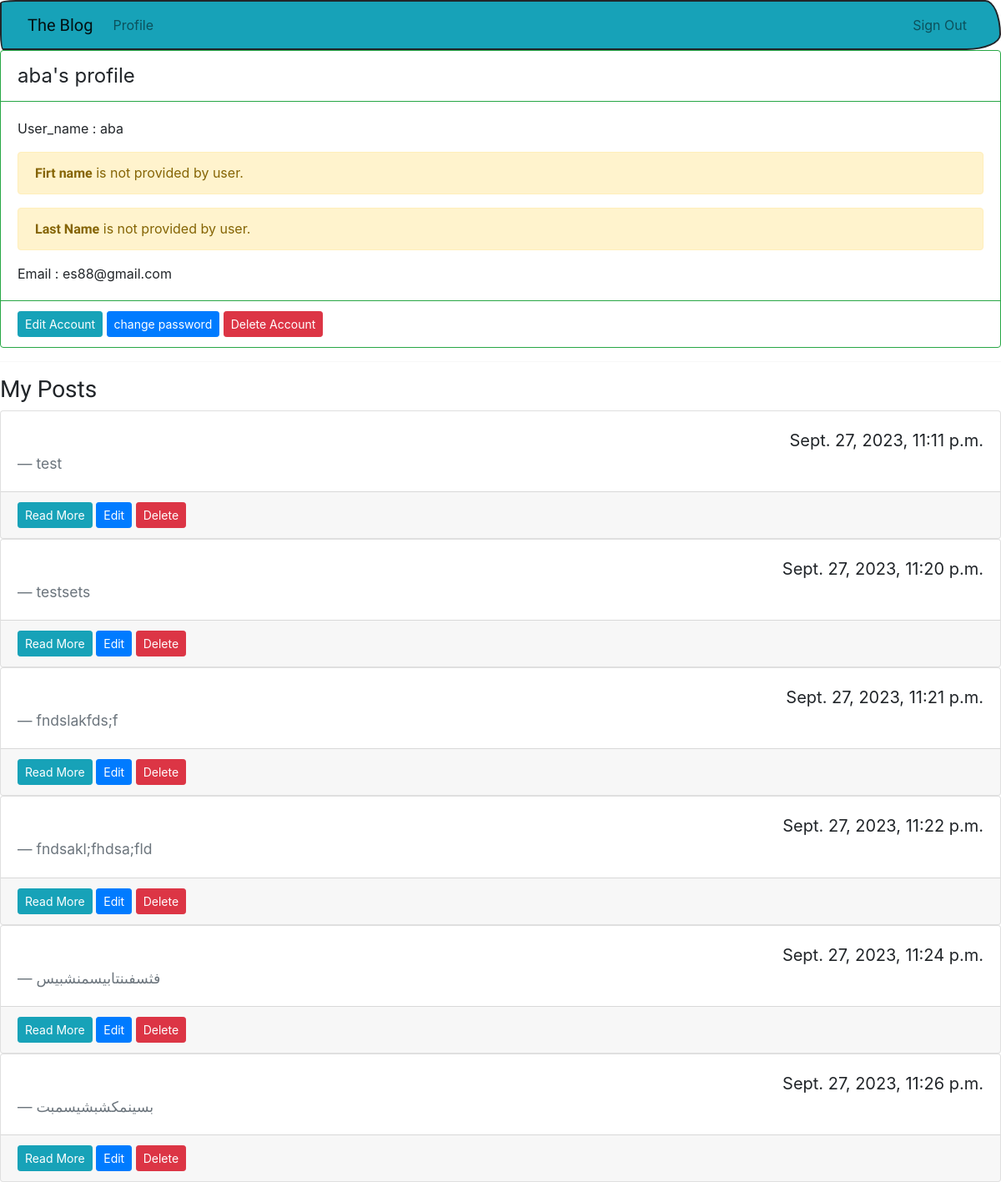
Before: /profile/test100/ (signed in) with the older database file.
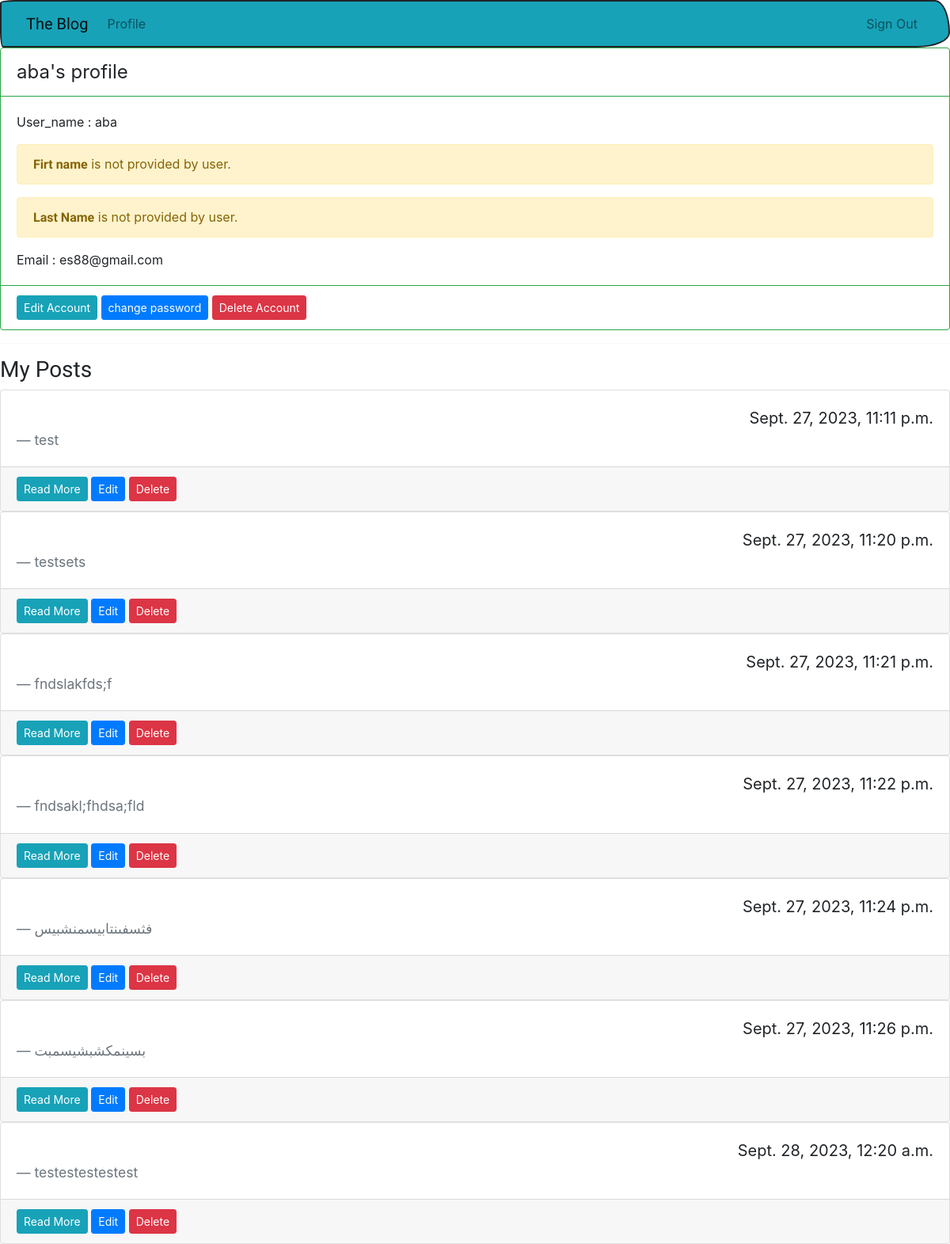
After: the same page with the newer database file.
### blog/models.py (models this page shows, shortened)
class Post (models.Model):
    title = models.CharField(max_length=255)
    statue = models.CharField(max_length=2)
    content = HTMLField()
    owner = models.ForeignKey(
        User,
        on_delete=models.CASCADE,
        related_name='posts_owner'
    )
    publish_date = models.DateTimeField(auto_now_add=True)

### blog/views.py (the view)
# urls.py: path('profile/<str:user>/' , views.profileView.as_view() , name = 'profile') ,
class profileView (View) :
    def get (self , request , user) :
        posts = Post.objects.all().filter(owner_id = request.user.id)
        return render(request , 'users/profile.html' , {'user' : request.user , 'posts' : posts })

### blog/templates/users/profile.html (shortened to what this page needs)
{% extends "blog/base.html" %}
{% block content  %}
<div class="card border-success mb-3">
    <div class="card-header bg-transparent border-success fs-4" >{{user.username}}'s profile</div>
    <div class="card-body ">
        {% if user.username%}
            <p class="card-text">User_name : {{user.username}} </p>
        {% else%}
            <div class="alert alert-warning" role="alert">
                <b>username</b> is not provided by user.
            </div>
        {% endif %}
        {% if user.first_name%}
            <p class="card-text">First Name : {{user.first_name}} </p>
        {% else%}
            <div class="alert alert-warning" role="alert">
                <b>Firt name</b> is not provided by user.
            </div>
        {% endif %}
        {% if user.last_name%}
            <p class="card-text">Last Name : {{user.last_name}} </p>
        {% else%}
            <div class="alert alert-warning" role="alert">
                <b>Last Name</b> is not provided by user.
            </div>
        {% endif %}
        {% if user.email%}
            <p class="card-text">Email : {{user.email}} </p>
        {% else%}
            <div class="alert alert-warning" role="alert">
                <b>Email</b> is not provided by user.
            </div>
        {% endif %}
    </div>
    <div class="card-footer bg-transparent border-success">
        <a class="btn btn-sm btn-info" href="#">Edit Account</a>
        <a class="btn btn-sm btn-primary" href="{% url 'changepassword' %}">change password</a>
        <a class="btn btn-sm btn-danger" href="{% url 'deleteAccount' user=user.username %}">Delete Account</a>
    </div>
  </div>
  <hr>
  <h3>My Posts</h3>
    {% for post_data in posts %}
        <div class="card">
            <div class="card-body">
            <blockquote class="blockquote mb-0">
                <div class="row">
                    <div class="col-md-6">
                    </div>
                    <div class="col-md-6">
                        <p class="text-end">{{post_data.publish_date}}</p>
                    </div>
                </div>
                <footer class="blockquote-footer">{{post_data.content | truncatechars_html:20}}</footer>
            </blockquote>
            </div>
            <div class="card-footer">
                <a class="btn btn-sm btn-info" href="#">Read More</a>
                <a class="btn btn-sm btn-primary" href="#">Edit</a>
                <a class="btn btn-sm btn-danger" href="#">Delete</a>
            </div>
        </div>
    {% endfor %}
{% endblock content %}

### blog/templates/blog/base.html (shortened to what this page needs)
<!DOCTYPE html>
<html lang="en">
    <head>
        <link rel="stylesheet" href="https://bootswatch.com/5/sketchy/bootstrap.min.css">
        <link rel="stylesheet" href="https://cdn.jsdelivr.net/npm/bootstrap@4.6.2/dist/css/bootstrap.min.css">
    </head>
    <body>
        {% include "blog/nav.html" %}
        {% block content  %}
        {% endblock content  %}
    </body>
</html>

### blog/templates/blog/nav.html (shortened to what this page needs)
<nav class="navbar navbar-expand-lg navbar-light bg-info" data-bs-theme="dark">
    <div class="container-fluid">
        <a class="navbar-brand" href="{% url 'index' %}">The Blog</a>
        <div class="collapse navbar-collapse" id="navbarNav">
        <ul class="navbar-nav me-auto">
            <li class="nav-item">
                {% if user.is_authenticated %}
                <a class="nav-link" aria-current="page" href="{% url 'profile' user=user.username %}">Profile</a>
                {% endif %}
            </li>
        </ul>
        <ul class="navbar-nav">
            {% if request.user.is_authenticated %}
                <li class="nav-item">
                    <a class="nav-link" href="{% url 'logout' %}">Sign Out</a>
                </li>
            {% endif %}
        </ul>
        </div>
    </div>
  </nav>

Changed rows visible on the page:
added Post: publish_date "Sept. 28, 2023, 12:20 a.m.", content "testestestestest"
